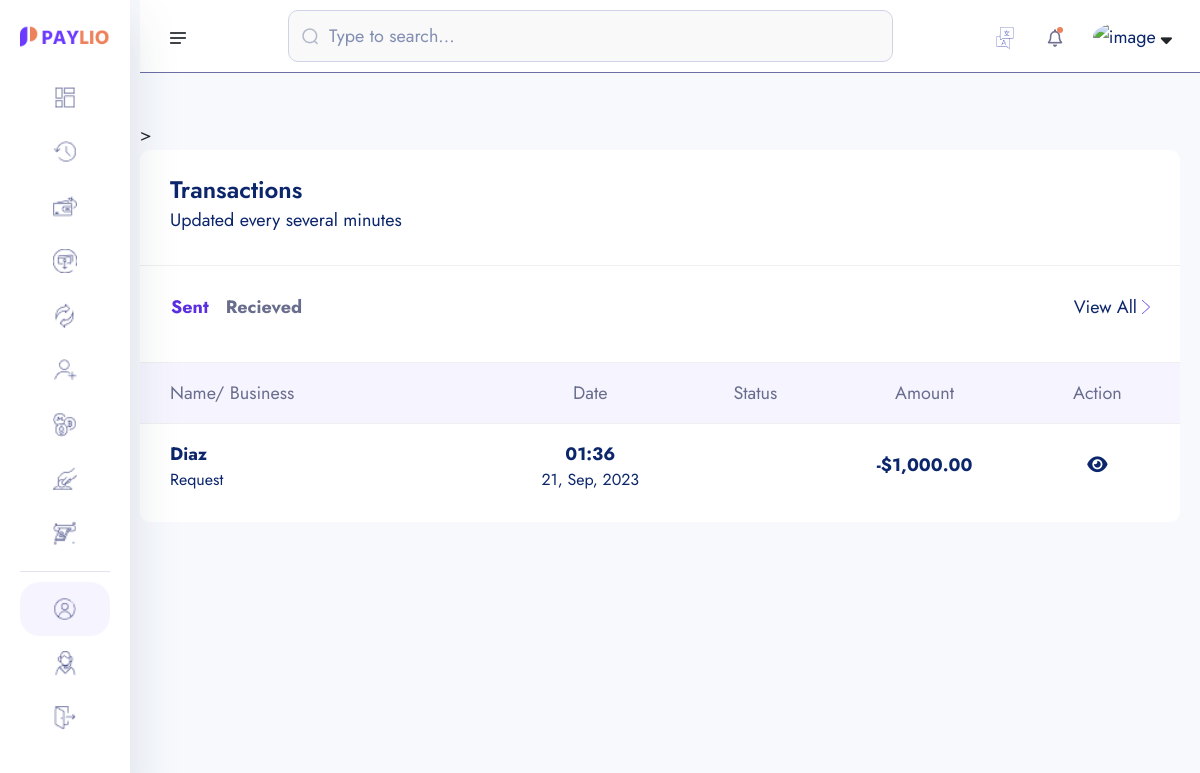
The page /transactions/ (signed in) on the database as committed earlier.
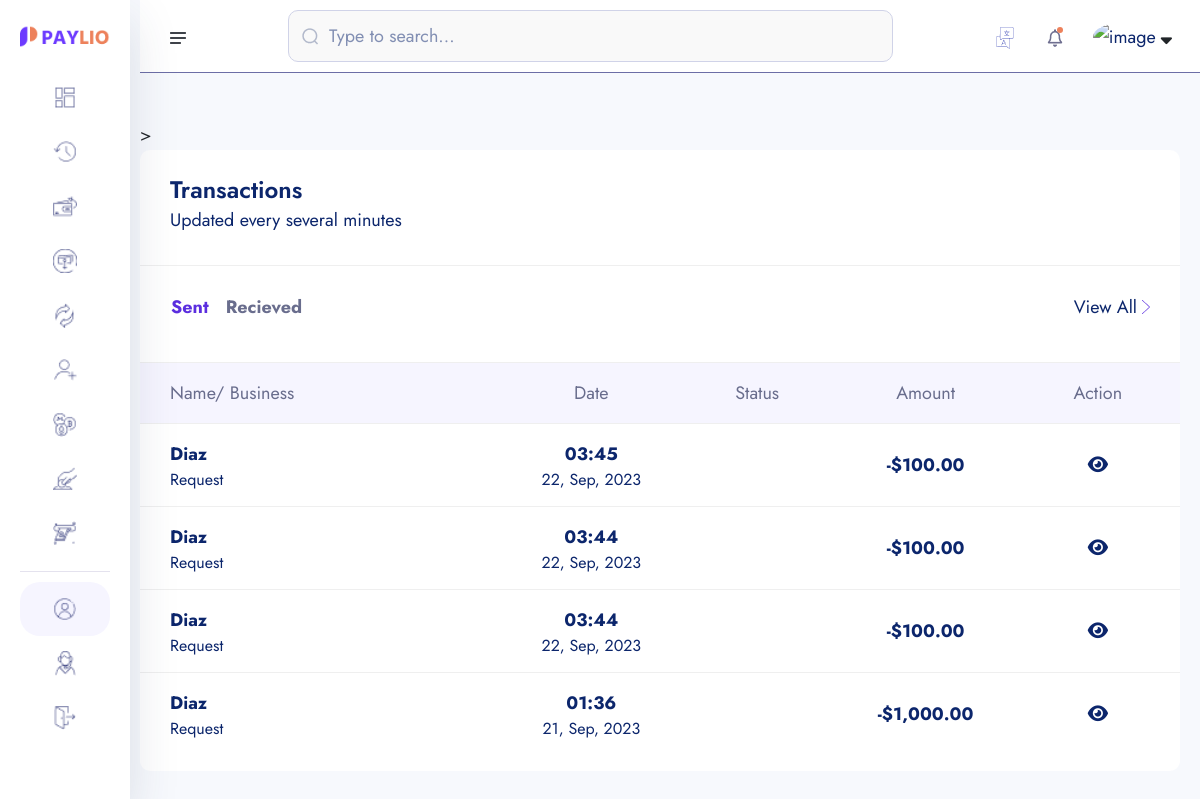
The same page on the database as committed later.
### core/models.py (models this page shows, shortened)
class Transaction(models.Model):
    transaction_id = ShortUUIDField(unique=True, length=15, max_length=20, prefix="TRN")
    user = models.ForeignKey(User, on_delete=models.SET_NULL, null=True, related_name="user")
    amount = models.DecimalField(max_digits=12, decimal_places=2, default=0.00)
    description = models.CharField(max_length=1000, null=True, blank=True)
    reciever = models.ForeignKey(User, on_delete=models.SET_NULL, null=True, related_name="reciever")
    sender = models.ForeignKey(User, on_delete=models.SET_NULL, null=True, related_name="sender")
    reciever_account = models.ForeignKey(Account, on_delete=models.SET_NULL, null=True, related_name="reciever_account")
    sender_account = models.ForeignKey(Account, on_delete=models.SET_NULL, null=True, related_name="sender_account")
    status = models.CharField(choices=TRANSACTION_STATUS, max_length=100, default="pending")
    transaction_type = models.CharField(choices=TRANSACTION_TYPE, max_length=100, default="none")
    date = models.DateTimeField(auto_now_add=True)
    updated = models.DateTimeField(auto_now_add=False, null=True, blank=True)

### userauths/models.py (models this page shows, shortened)
class User(AbstractUser):
    username = models.CharField(max_length=100)
    email = models.EmailField(unique=True)
    is_staff = models.BooleanField(default=False)
    is_superuser = models.BooleanField(default=False)
    USERNAME_FIELD = 'email'
    REQUIRED_FIELDS = ['username']

### account/models.py (models this page shows, shortened)
class KYC(models.Model):
    id = models.UUIDField(primary_key=True, unique=True, default=uuid.uuid4, editable=False)
    user =  models.OneToOneField(User, on_delete=models.CASCADE)
    account =  models.OneToOneField(Account, on_delete=models.CASCADE, null=True, blank=True)
    full_name = models.CharField(max_length=1000)
    image = models.ImageField(upload_to="kyc", default="default.jpg")
    marrital_status = models.CharField(choices=MARITAL_STATUS, max_length=40)
    gender = models.CharField(choices=GENDER, max_length=40)
    identity_type = models.CharField(choices=IDENTITY_TYPE, max_length=140)
    identity_image = models.ImageField(upload_to="kyc", null=True, blank=True)
    date_of_birth = models.DateTimeField(auto_now_add=False)
    signature = models.ImageField(upload_to="kyc")
    nationality = models.CharField(max_length=100, null=True, blank=True)
    country = models.CharField(max_length=100)
    state = models.CharField(max_length=100)
    city = models.CharField(max_length=100)
    mobile = models.CharField(max_length=1000)
    fax = models.CharField(max_length=1000)
    date = models.DateTimeField(auto_now_add=True)

### core/transaction.py (the view)
# urls.py: path("transactions/", transaction.transaction_lists, name="transactions"),
def transaction_lists(request):
    sender_transaction = Transaction.objects.filter(sender=request.user).order_by("-id")
    reciever_transaction = Transaction.objects.filter(reciever=request.user).order_by("-id")
    context = {
        "sender_transaction": sender_transaction,
        "reciever_transaction": reciever_transaction,
    }
    return render(request, "transaction/transaction-list.html", context)

### templates/transaction/transaction-list.html (shortened to what the changed rows need)
{% extends "partials/dashboard-base.html" %}
{% load static %}
{% load humanize %}
{% block content %}
    <section class="dashboard-section body-collapse">
        <div class="overlay pt-120">
            <div class="container-fruid">
                <div class="row">
                    <div class="col-xl-12 col-lg-12">
                        <div class="section-content">
                            <div class="transactions-area">
                                <div class="tab-content mt-40">
                                    <div class="tab-pane fade show active" id="latest" role="tabpanel" aria-labelledby="latest-tab">
                                        <div class="table-responsive">
                                            <table class="table">
                                                <thead>
                                                    <tr>
                                                        <th scope="col">Name/ Business</th>
                                                        <th scope="col">Date</th>
                                                        <th scope="col">Status</th>
                                                        <th scope="col">Amount</th>
                                                        <th scope="col">Action</th>
                                                    </tr>
                                                </thead>
                                                <tbody>
                                                    {% for s in sender_transaction %}
                                                    <tr data-bs-toggle="modal" data-bs-target="#transactionsMod">
                                                        <th scope="row">
                                                            <p>{{s.reciever.kyc.full_name | title}}</p>
                                                            <p class="mdr">{{s.transaction_type |title}}</p>
                                                        </th>
                                                        <td>
                                                            <p>{{s.date | date:"h:i"}}</p>
                                                            <p class="mdr">{{s.date | date:"d, M, Y"}}</p>
                                                        </td>
                                                        <td>
                                                        </td>
                                                        <td>
                                                            <p>-${{s.amount | intcomma}}</p>
                                                        </td>
                                                        <td>
                                                            <a href="{% url 'core:transaction-detail' s.transaction_id %}" class="" ><i class="fas fa-eye"></i></a>
                                                        </td>
                                                    </tr>
                                                    {% endfor %}
                                                </tbody>
                                            </table>
                                        </div>
                                    </div>
                                </div>
                            </div>
                        </div>
                    </div>
                </div>
            </div>
        </div>
    </section>
    {% endblock content %}

Rows that differ between the two databases and show on the page:
added Transaction: reciever.kyc.full_name "Diaz", transaction_type "Request", date "03:45", date "22, Sep, 2023", amount "100.00"
added Transaction: reciever.kyc.full_name "Diaz", transaction_type "Request", date "03:44", date "22, Sep, 2023", amount "100.00"
added Transaction: reciever.kyc.full_name "Diaz", transaction_type "Request", date "03:44", date "22, Sep, 2023", amount "100.00"
